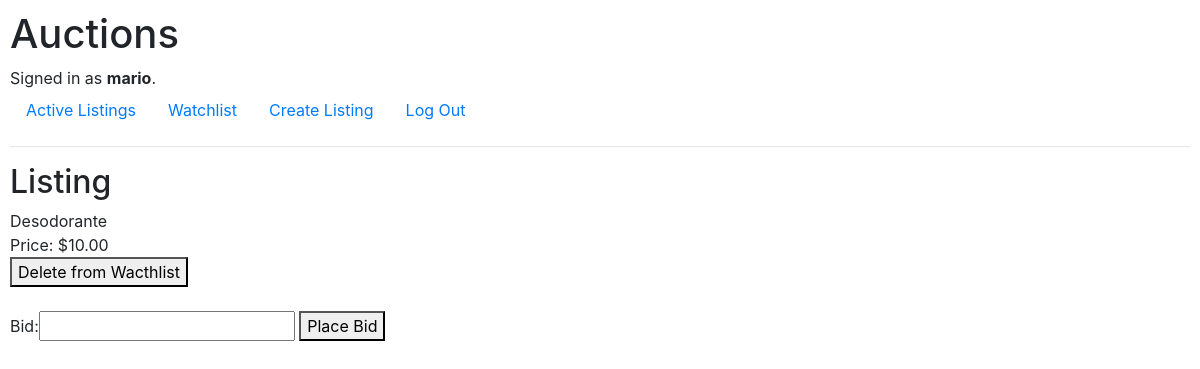
The app's page /listing/1 (signed in), older data.
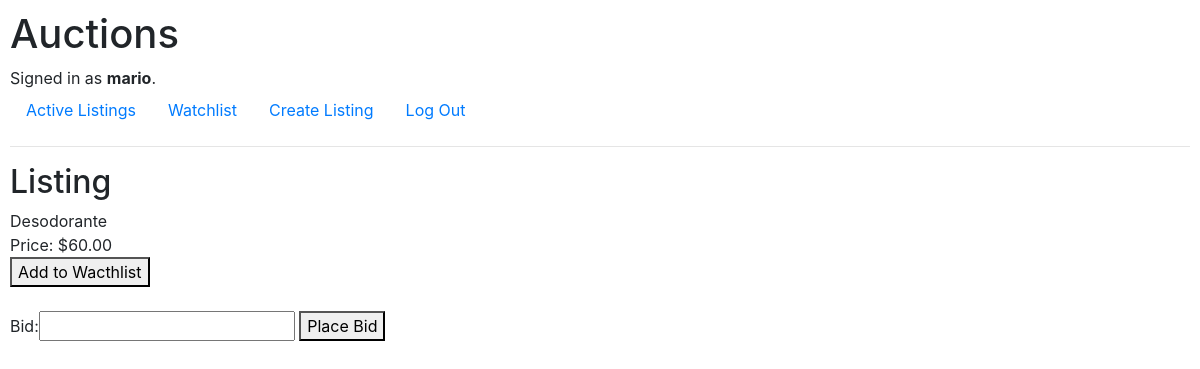
The same page, newer data.
### auctions/models.py (models this page shows, shortened)
class User(AbstractUser):
    pass

class Listing(models.Model):
    owner_id = models.ForeignKey(User, on_delete=models.CASCADE, related_name="listings")
    title = models.CharField(max_length=64)
    starting_price = models.DecimalField(max_digits=10, decimal_places=2)
    category = models.CharField(max_length=64, blank=True)
    description = models.TextField(blank=True)
    url_image = models.URLField(blank=True)

class Bid(models.Model):
    owner = models.ForeignKey(User, on_delete=models.CASCADE, related_name="bids")
    listing_id = models.ForeignKey(Listing, on_delete=models.CASCADE, related_name="bids" )
    bid_value = models.DecimalField(max_digits=10, decimal_places=2)

### auctions/views.py (the view)
# urls.py: path("listing/<int:listing_id>", views.listing, name="listing"),
def listing(request, listing_id):
    listing = Listing.objects.get(pk=listing_id)
    already_on_watchlist = request.user.profile.watchlist.filter(id=listing_id)
    form = PlaceBidForm()
    biggest_bid = listing.bids.all().order_by('-bid_value').first()
    if not biggest_bid:
        price = listing.starting_price
    else:
        price = biggest_bid.bid_value
    return render(request, "auctions/listing.html", {
        "listing": listing,
        "already_on_watchlist": already_on_watchlist,
        "PlaceBidForm": form,
        "price": price
    })

### auctions/forms.py
class PlaceBidForm(forms.Form):
    bid_value = forms.DecimalField(max_digits=10, decimal_places=2, label="Bid:")

### auctions/templates/auctions/listing.html (shortened to what this page needs)
{% extends "auctions/layout.html" %}
{% block body %}
    <h2>Listing</h2>
    {{listing.title}}
    <br>
    Price: ${{price}}
    {% if not already_on_watchlist %}
    <form action="{% url 'watchlist' %}" method="POST">
        <button type="submit" name="listing_id" value="{{listing.id}}">Add to Wacthlist</button>
    </form>
    {% else %}
        <form action="{% url 'watchlist_delete' %}" method="POST">
            <button type="submit" name="listing_id" value="{{listing.id}}">Delete from Wacthlist</button>
        </form>
    {% endif %}
    <br>
    <form action="{% url 'bid' %}" method=POST>
        {{ PlaceBidForm }}
         <button type="submit" name="listing_id" value="{{listing.id}}">Place Bid</button>
    </form>
{% endblock %}

### auctions/templates/auctions/layout.html (shortened to what this page needs)
{% load static %}
<!DOCTYPE html>
<html lang="en">
    <head>
        <link rel="stylesheet" href="https://stackpath.bootstrapcdn.com/bootstrap/4.4.1/css/bootstrap.min.css">
        <link href="{% static 'auctions/styles.css' %}" rel="stylesheet">
    </head>
    <body>
        <h1>Auctions</h1>
        <div>
            {% if user.is_authenticated %}
                Signed in as <strong>{{ user.username }}</strong>.
            {% else %}
                Not signed in.
            {% endif %}
        </div>
        <ul class="nav">
            <li class="nav-item">
                <a class="nav-link" href="{% url 'index' %}">Active Listings</a>
            </li>
            {% if user.is_authenticated %}
                <li class="nav-item">
                    <a class="nav-link" href="{% url 'watchlist' %}">Watchlist</a>
                </li>
                <li class="nav-item">
                    <a class="nav-link" href="{% url 'create-listing' %}">Create Listing</a>
                </li>
                <li class="nav-item">
                    <a class="nav-link" href="{% url 'logout' %}">Log Out</a>
                </li>
            {% endif %}
        </ul>
        <hr>
        {% block body %}
        {% endblock %}
    </body>
</html>

### auctions/static/auctions/styles.css (style rules this page uses)
body { padding: 10px; }

Row changes from the older to the newer data that the page shows:
added Bid: bid_value "60.00"
Text that changed along with them:
{{ price }}: "10.00" → "60.00"
text no longer shown: "Delete from Wacthlist"
text now shown: "Add to Wacthlist"
